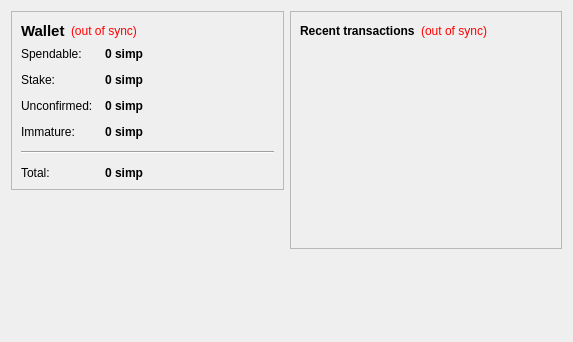
<?xml version="1.0" encoding="UTF-8"?>
<ui version="4.0">
 <class>OverviewPage</class>
 <widget class="QWidget" name="OverviewPage">
  <property name="geometry">
   <rect>
    <x>0</x>
    <y>0</y>
    <width>573</width>
    <height>342</height>
   </rect>
  </property>
  <property name="windowTitle">
   <string>Form</string>
  </property>
  <layout class="QHBoxLayout" name="horizontalLayout" stretch="1,1">
   <item>
    <layout class="QVBoxLayout" name="verticalLayout_2">
     <item>
      <widget class="QFrame" name="frame">
       <property name="frameShape">
        <enum>QFrame::StyledPanel</enum>
       </property>
       <property name="frameShadow">
        <enum>QFrame::Raised</enum>
       </property>
       <layout class="QVBoxLayout" name="verticalLayout_4">
        <item>
         <layout class="QHBoxLayout" name="horizontalLayout_4">
          <item>
           <widget class="QLabel" name="label_5">
            <property name="font">
             <font>
              <pointsize>11</pointsize>
              <weight>75</weight>
              <bold>true</bold>
             </font>
            </property>
            <property name="text">
             <string>Wallet</string>
            </property>
           </widget>
          </item>
          <item>
           <widget class="QLabel" name="labelWalletStatus">
            <property name="toolTip">
             <string>The displayed information may be out of date. Your wallet automatically synchronizes with the simplecash network after a connection is established, but this process has not completed yet.</string>
            </property>
            <property name="styleSheet">
             <string notr="true">QLabel { color: red; }</string>
            </property>
            <property name="text">
             <string notr="true">(out of sync)</string>
            </property>
            <property name="alignment">
             <set>Qt::AlignLeading|Qt::AlignLeft|Qt::AlignVCenter</set>
            </property>
           </widget>
          </item>
          <item>
           <spacer name="horizontalSpacer_2">
            <property name="orientation">
             <enum>Qt::Horizontal</enum>
            </property>
            <property name="sizeHint" stdset="0">
             <size>
              <width>40</width>
              <height>20</height>
             </size>
            </property>
           </spacer>
          </item>
         </layout>
        </item>
        <item>
         <layout class="QFormLayout" name="formLayout_2">
          <property name="fieldGrowthPolicy">
           <enum>QFormLayout::AllNonFixedFieldsGrow</enum>
          </property>
          <property name="horizontalSpacing">
           <number>12</number>
          </property>
          <property name="verticalSpacing">
           <number>12</number>
          </property>
          <item row="0" column="0">
           <widget class="QLabel" name="label">
            <property name="text">
             <string>Spendable:</string>
            </property>
           </widget>
          </item>
          <item row="0" column="1">
           <widget class="QLabel" name="labelBalance">
            <property name="font">
             <font>
              <weight>75</weight>
              <bold>true</bold>
             </font>
            </property>
            <property name="cursor">
             <cursorShape>IBeamCursor</cursorShape>
            </property>
            <property name="toolTip">
             <string>Your current spendable balance</string>
            </property>
            <property name="text">
             <string notr="true">0 simp</string>
            </property>
            <property name="textInteractionFlags">
             <set>Qt::LinksAccessibleByMouse|Qt::TextSelectableByKeyboard|Qt::TextSelectableByMouse</set>
            </property>
           </widget>
          </item>
          <item row="1" column="0">
           <widget class="QLabel" name="label_6">
            <property name="text">
             <string>Stake:</string>
            </property>
           </widget>
          </item>
          <item row="1" column="1">
           <widget class="QLabel" name="labelStake">
            <property name="font">
             <font>
              <weight>75</weight>
              <bold>true</bold>
             </font>
            </property>
            <property name="cursor">
             <cursorShape>IBeamCursor</cursorShape>
            </property>
            <property name="toolTip">
             <string>Total of coins that was staked, and do not yet count toward the current balance</string>
            </property>
            <property name="text">
             <string notr="true">0 simp</string>
            </property>
            <property name="textInteractionFlags">
             <set>Qt::LinksAccessibleByMouse|Qt::TextSelectableByKeyboard|Qt::TextSelectableByMouse</set>
            </property>
           </widget>
          </item>
          <item row="2" column="0">
           <widget class="QLabel" name="label_3">
            <property name="text">
             <string>Unconfirmed:</string>
            </property>
           </widget>
          </item>
          <item row="2" column="1">
           <widget class="QLabel" name="labelUnconfirmed">
            <property name="font">
             <font>
              <weight>75</weight>
              <bold>true</bold>
             </font>
            </property>
            <property name="cursor">
             <cursorShape>IBeamCursor</cursorShape>
            </property>
            <property name="toolTip">
             <string>Total of transactions that have yet to be confirmed, and do not yet count toward the current balance</string>
            </property>
            <property name="text">
             <string notr="true">0 simp</string>
            </property>
            <property name="textInteractionFlags">
             <set>Qt::LinksAccessibleByMouse|Qt::TextSelectableByKeyboard|Qt::TextSelectableByMouse</set>
            </property>
           </widget>
          </item>
          <item row="3" column="0">
           <widget class="QLabel" name="labelImmatureText">
            <property name="text">
             <string>Immature:</string>
            </property>
           </widget>
          </item>
          <item row="3" column="1">
           <widget class="QLabel" name="labelImmature">
            <property name="font">
             <font>
              <weight>75</weight>
              <bold>true</bold>
             </font>
            </property>
            <property name="toolTip">
             <string>Mined balance that has not yet matured</string>
            </property>
            <property name="text">
             <string notr="true">0 simp</string>
            </property>
            <property name="textInteractionFlags">
             <set>Qt::LinksAccessibleByMouse|Qt::TextSelectableByKeyboard|Qt::TextSelectableByMouse</set>
            </property>
           </widget>
          </item>
          <item row="4" column="0" colspan="2">
           <widget class="Line" name="line">
            <property name="orientation">
             <enum>Qt::Horizontal</enum>
            </property>
           </widget>
          </item>
          <item row="5" column="0">
           <widget class="QLabel" name="labelTotalText">
            <property name="text">
             <string>Total:</string>
            </property>
           </widget>
          </item>
          <item row="5" column="1">
           <widget class="QLabel" name="labelTotal">
            <property name="font">
             <font>
              <weight>75</weight>
              <bold>true</bold>
             </font>
            </property>
            <property name="cursor">
             <cursorShape>IBeamCursor</cursorShape>
            </property>
            <property name="toolTip">
             <string>Your current total balance</string>
            </property>
            <property name="text">
             <string notr="true">0 simp</string>
            </property>
            <property name="textInteractionFlags">
             <set>Qt::LinksAccessibleByMouse|Qt::TextSelectableByKeyboard|Qt::TextSelectableByMouse</set>
            </property>
           </widget>
          </item>
         </layout>
        </item>
       </layout>
      </widget>
     </item>
     <item>
      <spacer name="verticalSpacer">
       <property name="orientation">
        <enum>Qt::Vertical</enum>
       </property>
       <property name="sizeHint" stdset="0">
        <size>
         <width>20</width>
         <height>40</height>
        </size>
       </property>
      </spacer>
     </item>
    </layout>
   </item>
   <item>
    <layout class="QVBoxLayout" name="verticalLayout_3">
     <item>
      <widget class="QFrame" name="frame_2">
       <property name="frameShape">
        <enum>QFrame::StyledPanel</enum>
       </property>
       <property name="frameShadow">
        <enum>QFrame::Raised</enum>
       </property>
       <layout class="QVBoxLayout" name="verticalLayout">
        <item>
         <layout class="QHBoxLayout" name="horizontalLayout_2">
          <item>
           <widget class="QLabel" name="label_4">
            <property name="text">
             <string>&lt;b&gt;Recent transactions&lt;/b&gt;</string>
            </property>
           </widget>
          </item>
          <item>
           <widget class="QLabel" name="labelTransactionsStatus">
            <property name="toolTip">
             <string>The displayed information may be out of date. Your wallet automatically synchronizes with the simplecash network after a connection is established, but this process has not completed yet.</string>
            </property>
            <property name="styleSheet">
             <string notr="true">QLabel { color: red; }</string>
            </property>
            <property name="text">
             <string notr="true">(out of sync)</string>
            </property>
            <property name="alignment">
             <set>Qt::AlignRight|Qt::AlignTrailing|Qt::AlignVCenter</set>
            </property>
           </widget>
          </item>
          <item>
           <spacer name="horizontalSpacer">
            <property name="orientation">
             <enum>Qt::Horizontal</enum>
            </property>
            <property name="sizeHint" stdset="0">
             <size>
              <width>40</width>
              <height>20</height>
             </size>
            </property>
           </spacer>
          </item>
         </layout>
        </item>
        <item>
         <widget class="QListView" name="listTransactions">
          <property name="styleSheet">
           <string notr="true">QListView { background: transparent; }</string>
          </property>
          <property name="frameShape">
           <enum>QFrame::NoFrame</enum>
          </property>
          <property name="verticalScrollBarPolicy">
           <enum>Qt::ScrollBarAlwaysOff</enum>
          </property>
          <property name="horizontalScrollBarPolicy">
           <enum>Qt::ScrollBarAlwaysOff</enum>
          </property>
          <property name="selectionMode">
           <enum>QAbstractItemView::NoSelection</enum>
          </property>
         </widget>
        </item>
       </layout>
      </widget>
     </item>
     <item>
      <spacer name="verticalSpacer_2">
       <property name="orientation">
        <enum>Qt::Vertical</enum>
       </property>
       <property name="sizeHint" stdset="0">
        <size>
         <width>20</width>
         <height>40</height>
        </size>
       </property>
      </spacer>
     </item>
    </layout>
   </item>
  </layout>
 </widget>
 <resources/>
 <connections/>
</ui>
